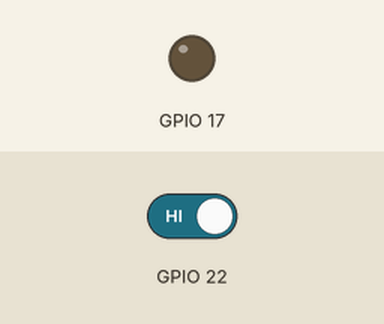
Recording of a program running on a simulated Raspberry Pi (BCM pin numbers). On the bench: output pins drawn as LEDs (lit = HIGH). The test bench sets the inputs (shaded band); at power-on: GPIO 22 HIGH. What the program prints to the terminal is not drawn.

Above: at 1.2 s.
1.3 s: GPIO 22 driven LOW
At 2.3 s:
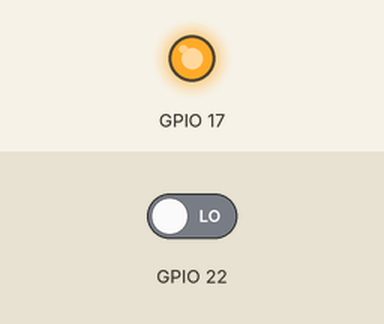
2.8 s: GPIO 22 driven HIGH
At 3.4 s:
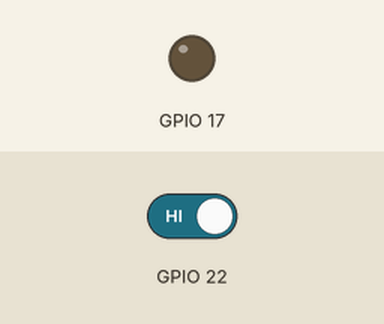
Timing chart, 0 to 5.8 s (numbered marks = the images above; inputs shaded):
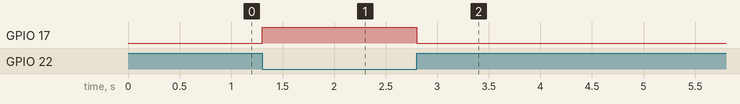

The program:

seth-learns-LED-Buttons.py
```python
import RPi.GPIO as gpio

gpio.setmode(gpio.BCM)
gpio.setwarnings(False)

gpio.setup(17,gpio.OUT)
gpio.setup(22,gpio.IN)

while True:
	if gpio.input(22) == False:
		gpio.output(17,gpio.HIGH)
		print(":)")
	else:
		gpio.output(17,gpio.LOW)
		print(":(")
```

Measured:
- after the input at 1.3 s, GPIO 17: LOW → HIGH at once
- after the input at 2.8 s, GPIO 17: HIGH → LOW at once
